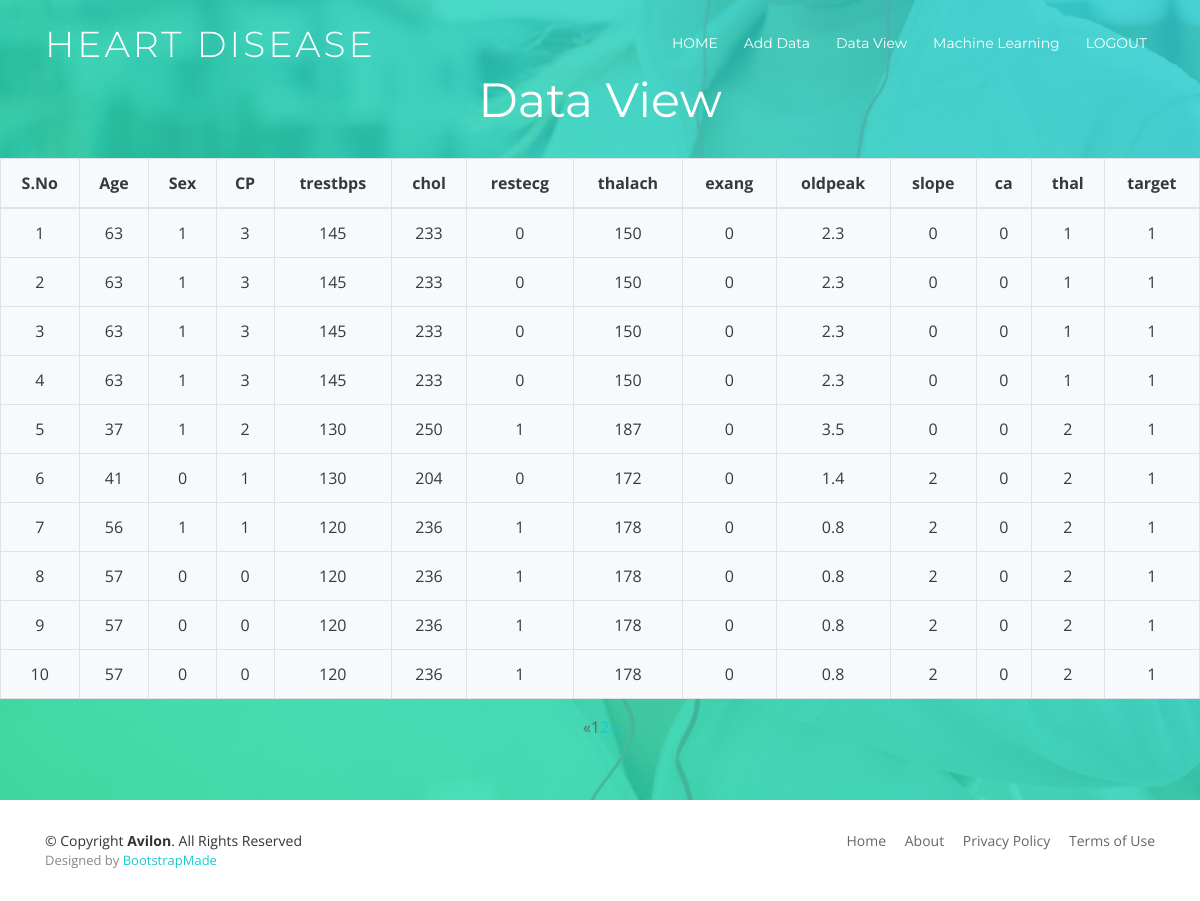
The page /UserDataView/ on the database its author committed.
### users/models.py (models this page shows, shortened)
class HeartDataModel(models.Model):
    age = models.IntegerField()
    sex = models.IntegerField()
    cp = models.IntegerField()
    trestbps = models.IntegerField()
    chol = models.IntegerField()
    fbs = models.IntegerField()
    restecg = models.IntegerField()
    thalach = models.IntegerField()
    exang = models.IntegerField()
    oldpeak = models.FloatField()
    slope = models.IntegerField()
    ca = models.IntegerField()
    thal = models.IntegerField()
    target = models.IntegerField()
    class Meta:
        db_table = 'HeartDatabase'

### users/views.py (the view)
# urls.py: path('UserDataView/', users.UserDataView, name='UserDataView'),
def UserDataView(request):
    data_list = HeartDataModel.objects.all()
    page = request.GET.get('page', 1)
    paginator = Paginator(data_list, 10)
    try:
        users = paginator.page(page)
    except PageNotAnInteger:
        users = paginator.page(1)
    except EmptyPage:
        users = paginator.page(paginator.num_pages)
    return render(request, 'users/DataView_list.html', {'users': users})

### assets/templates/users/DataView_list.html (shortened to what this page needs)
{% extends 'userbase.html'%}
{%block contents%}
 <section id="intro">
    <div class="intro-text">
<br><br><br><br><br><br><br><br><br><br><br><br><br><br>
      <p><h2>Data View</h2></p>
      <table class="table table-bordered footer_title bg-light text-dark">
  <thead>
    <tr>
        <th>S.No</th>
        <th>Age</th>
        <th>Sex</th>
        <th>CP</th>
        <th>trestbps</th>
        <th>chol</th>
        <th>restecg</th>
        <th>thalach</th>
        <th>exang </th>
        <th>oldpeak </th>
        <th>slope </th>
        <th>ca </th>
        <th>thal </th>
        <th>target </th>
    </tr>
  </thead>
  <tbody>
    {% for i in users %}
      <tr>
        <td>{{i.id}}</td>
                                                <td>{{i.age}}</td>
                                                <td>{{i.sex}}</td>
                                                <td>{{i.cp}}</td>
                                                <td>{{i.trestbps}}</td>
                                                <td>{{i.chol}}</td>
                                                <td>{{i.restecg}}</td>
                                                <td>{{i.thalach}}</td>
                                                <td>{{i.exang}}</td>
                                                <td>{{i.oldpeak}}</td>
                                                <td>{{i.slope}}</td>
                                                <td>{{i.ca}}</td>
                                                <td>{{i.thal}}</td>
                                                <td>{{i.target}}</td>
      </tr>
    {% endfor %}
  </tbody>
</table>
{% if users.has_other_pages %}
  <ul class="pagination">
    {% if users.has_previous %}
      <li><a href="?page={{ users.previous_page_number }}">&laquo;</a></li>
    {% else %}
      <li class="disabled"><span>&laquo;</span></li>
    {% endif %}
    {% for i in users.paginator.page_range %}
      {% if users.number == i %}
        <li class="active"><span>{{ i }} <span class="sr-only">(current)</span></span></li>
      {% else %}
        <li><a href="?page={{ i }}">{{ i }}</a></li>
      {% endif %}
    {% endfor %}
    {% if users.has_next %}
      <li><a href="?page={{ users.next_page_number }}">&raquo;</a></li>
    {% else %}
      <li class="disabled"><span>&raquo;</span></li>
    {% endif %}
  </ul>
{% endif %}
    </div>
  </section>
{%endblock%}

### assets/templates/userbase.html (shortened to what this page needs)
{% load static %}
<!DOCTYPE html>
<html lang="en">
<head>
  <link href="{% static 'lib/bootstrap/css/bootstrap.min.css' %}" rel="stylesheet">
  <link href="{% static 'lib/animate/animate.min.css' %}" rel="stylesheet">
  <link href="{% static 'lib/font-awesome/css/font-awesome.min.css' %}" rel="stylesheet">
  <link href="{% static 'lib/ionicons/css/ionicons.min.css' %}" rel="stylesheet">
  <link href="{% static 'lib/magnific-popup/magnific-popup.css' %}" rel="stylesheet">
  <link href="{% static 'css/style.css' %}" rel="stylesheet">
</head>
<body>
  <header id="header">
    <div class="container">
      <div id="logo" class="pull-left">
        <h1><a href="#intro" class="scrollto">Heart Disease</a></h1>
      </div>
      <nav id="nav-menu-container">
        <ul class="nav-menu">
          <li class="menu-active"><a href="{%url 'index'%}">HOME</a></li>
            <li><a href="{%url 'UserAddData'%}">Add Data</a></li>
            <li><a href="{%url 'UserDataView'%}">Data View</a></li>
          <li><a href="{%url 'UserMachineLearning'%}">Machine Learning</a></li>
          <li><a href="{%url 'logout'%}">LOGOUT</a></li>
        </ul>
      </nav>
    </div>
  </header>
 {%block contents%}
                {%endblock%}
  <footer id="footer">
    <div class="container">
      <div class="row">
        <div class="col-lg-6 text-lg-left text-center">
          <div class="copyright">
            &copy; Copyright <strong>Avilon</strong>. All Rights Reserved
          </div>
          <div class="credits">
            Designed by <a href="https://bootstrapmade.com/">BootstrapMade</a>
          </div>
        </div>
        <div class="col-lg-6">
          <nav class="footer-links text-lg-right text-center pt-2 pt-lg-0">
            <a href="#intro" class="scrollto">Home</a>
            <a href="#about" class="scrollto">About</a>
            <a href="#">Privacy Policy</a>
            <a href="#">Terms of Use</a>
          </nav>
        </div>
      </div>
    </div>
  </footer>
</body>
</html>

### assets/static/css/style.css (style rules this page uses)
body { background: #fff; color: #666666; font-family: "Open Sans", sans-serif; overflow-x: hidden; }
a { color: #1dc8cd; transition: 0.5s; }
p { padding: 0; margin: 0 0 30px 0; }
h1, h2, h3, h4, h5, h6 { font-family: "Montserrat", sans-serif; font-weight: 400; margin: 0 0 20px 0; padding: 0; }
#header { padding: 30px 0; height: 92px; position: fixed; left: 0; top: 0; right: 0; transition: all 0.5s; z-index: 997; }
#header #logo { float: left; }
#header #logo h1 { font-size: 36px; margin: -4px 0 0 0; padding: 0; line-height: 1; display: inline-block; font-family: "Montserrat", sans-serif; font-weight: 300; letter-spacing: 3px; text-transform: uppercase; }
#header #logo h1 a, #header #logo h1 a:hover { color: #fff; }
#intro { width: 100%; height: 100vh; background: linear-gradient(45deg, rgba(29, 224, 153, 0.8), rgba(29, 200, 205, 0.8)), url("../img/intro-bg.jpg") center top no-repeat; background-size: cover; position: relative; }
@media (min-width: 1024px) { #intro { background-attachment: fixed; } }
#intro .intro-text { position: absolute; left: 0; top: 60px; right: 0; height: calc(50% - 60px); display: flex; align-items: center; justify-content: center; text-align: center; flex-direction: column; }
#intro h2 { margin: 30px 0 10px 0; padding: 0 15px; font-size: 48px; font-weight: 400; line-height: 56px; color: #fff; }
#intro p { color: #fff; margin-bottom: 20px; padding: 0 15px; font-size: 24px; }
.nav-menu, .nav-menu * { margin: 0; padding: 0; list-style: none; }
.nav-menu li { position: relative; white-space: nowrap; }
.nav-menu > li { float: left; }
#nav-menu-container { float: right; margin: 0; }
.nav-menu a { padding: 0 8px 10px 8px; text-decoration: none; display: inline-block; color: #fff; font-family: "Montserrat", sans-serif; font-weight: 400; font-size: 14px; outline: none; }
.nav-menu > li { margin-left: 10px; }
#mobile-nav { position: fixed; top: 0; padding-top: 18px; bottom: 0; z-index: 998; background: rgba(52, 59, 64, 0.9); left: -260px; width: 260px; overflow-y: auto; transition: 0.4s; }
#mobile-nav ul { padding: 0; margin: 0; list-style: none; }
#mobile-nav ul li { position: relative; }
#mobile-nav ul li a { color: #fff; font-size: 16px; overflow: hidden; padding: 10px 22px 10px 15px; position: relative; text-decoration: none; width: 100%; display: block; outline: none; }
#footer { background: #fff; box-shadow: 0px 0px 12px 0px rgba(0, 0, 0, 0.1); padding: 30px 0; color: #333; font-size: 14px; }
#footer .credits { font-size: 13px; color: #888; }
#footer .footer-links a { color: #666; padding-left: 15px; }
#footer .footer-links a:first-child { padding-left: 0; }

### rows shown on the page
HeartDataModel: id "1", age "63", sex "1", cp "3", trestbps "145", chol "233", restecg "0", thalach "150", exang "0", oldpeak "2.3", slope "0", ca "0", thal "1", target "1"
HeartDataModel: id "2", age "63", sex "1", cp "3", trestbps "145", chol "233", restecg "0", thalach "150", exang "0", oldpeak "2.3", slope "0", ca "0", thal "1", target "1"
HeartDataModel: id "3", age "63", sex "1", cp "3", trestbps "145", chol "233", restecg "0", thalach "150", exang "0", oldpeak "2.3", slope "0", ca "0", thal "1", target "1"
HeartDataModel: id "4", age "63", sex "1", cp "3", trestbps "145", chol "233", restecg "0", thalach "150", exang "0", oldpeak "2.3", slope "0", ca "0", thal "1", target "1"
HeartDataModel: id "5", age "37", sex "1", cp "2", trestbps "130", chol "250", restecg "1", thalach "187", exang "0", oldpeak "3.5", slope "0", ca "0", thal "2", target "1"
HeartDataModel: id "6", age "41", sex "0", cp "1", trestbps "130", chol "204", restecg "0", thalach "172", exang "0", oldpeak "1.4", slope "2", ca "0", thal "2", target "1"
HeartDataModel: id "7", age "56", sex "1", cp "1", trestbps "120", chol "236", restecg "1", thalach "178", exang "0", oldpeak "0.8", slope "2", ca "0", thal "2", target "1"
HeartDataModel: id "8", age "57", sex "0", cp "0", trestbps "120", chol "236", restecg "1", thalach "178", exang "0", oldpeak "0.8", slope "2", ca "0", thal "2", target "1"
HeartDataModel: id "9", age "57", sex "0", cp "0", trestbps "120", chol "236", restecg "1", thalach "178", exang "0", oldpeak "0.8", slope "2", ca "0", thal "2", target "1"
HeartDataModel: id "10", age "57", sex "0", cp "0", trestbps "120", chol "236", restecg "1", thalach "178", exang "0", oldpeak "0.8", slope "2", ca "0", thal "2", target "1"

### other values the page prints
{{ i }} "1"
